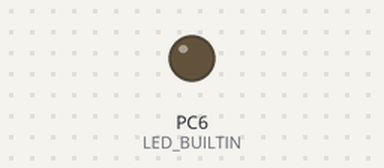
The sketch below on a simulated STM32 Blue Pill. Parts: output pins drawn as LEDs (lit = HIGH). Dashed ring = blinking.

Above: at 0.1 s.
At 2.85 s:
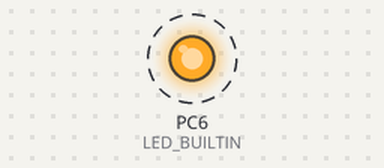
Timing chart, 0 to 3.1 s (numbered marks = the images above):
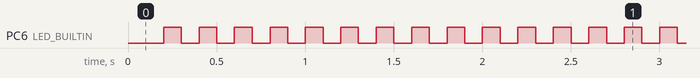

The sketch:

stm32g474cet6_UART.ino
```cpp
#include "HardwareSerial.h"

#define UART2_TX      PA2
#define UART2_RX      PA3
#define LED_BUILTIN   PC6
#define LED_INTERVAL  100

uint32_t lastMillis[2] = {0,};
bool led_state = false;
uint32_t count = 0;

HardwareSerial RS485(UART2_RX, UART2_TX);

void setup() {
  Serial.begin(115200);
  RS485.begin(115200);
  pinMode(LED_BUILTIN, OUTPUT);

}

void loop() {
  uint32_t curMillis = millis();
  if(curMillis - lastMillis[0] >= LED_INTERVAL)
  {
    lastMillis[0] = curMillis;
    digitalWrite(LED_BUILTIN, led_state);
    led_state = !led_state;
    count++;
    RS485.printf("CNT : %d\n\r", count);
  }
}
```

Measured:
- by itself, PC6 (LED_BUILTIN): alternates HIGH for 0.10 s and LOW for 0.10 s
